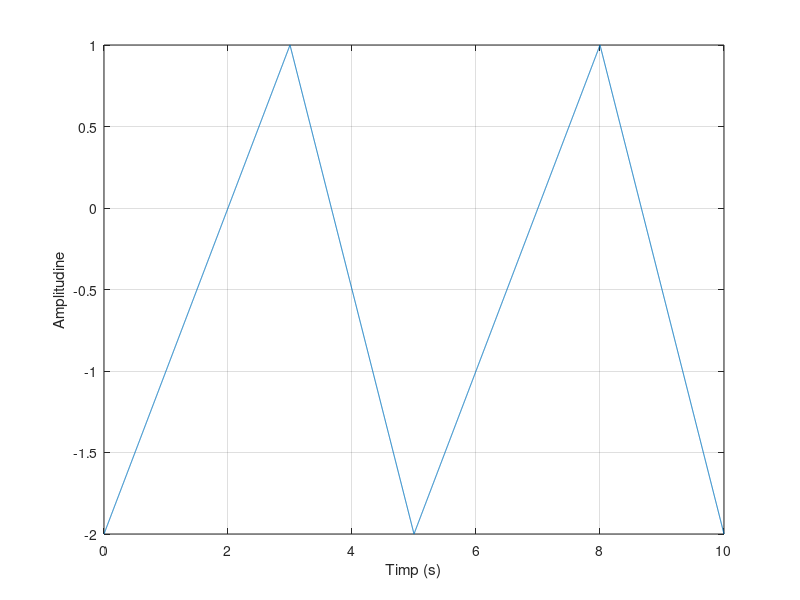
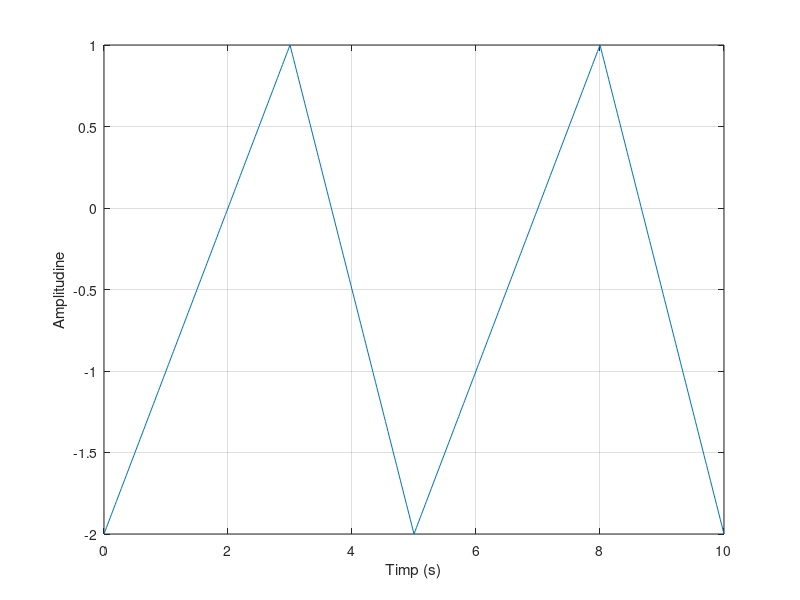
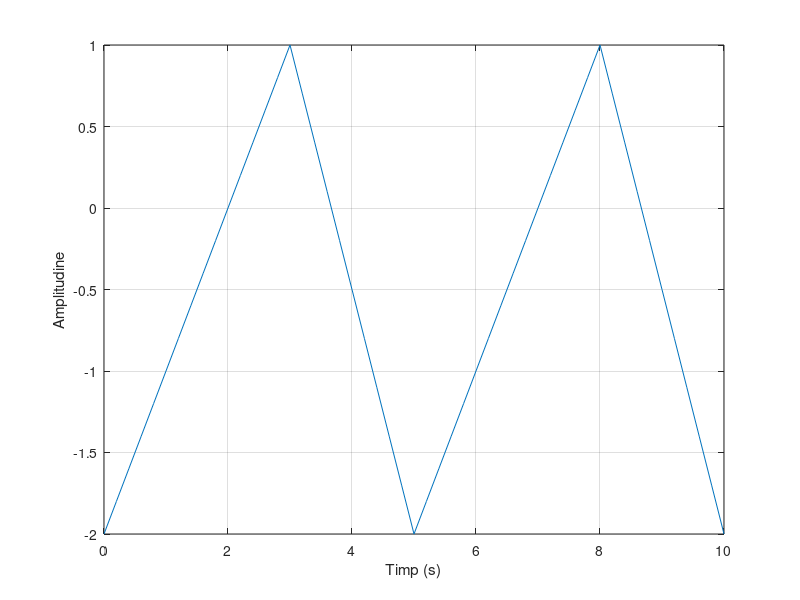

These figures' MATLAB source, in order:
F = 0.2; %perioada in secunde^-1 sau Hz
A = 1.5; %amplitudinea (valoarea maxima si minima)
OFFSET= -0.5;%deplasarea pe verticala a semnalului
t = 0:0.002:10; %timpul 
semn_tr = OFFSET + A*sawtooth(2*pi*F.*t,0.6);%generarea propriuzisa
figure(1) %rezolutie de 2ms
plot(t, semn_tr),xlabel('Timp (s)'),ylabel('Amplitudine') ,grid;

F = 0.2; %perioada in secunde^-1 sau Hz
A = 1.5; %amplitudinea (valoarea maxima si minima)
OFFSET= -0.5;%deplasarea pe verticala a semnalului
t = 0:0.02:10; %timpul 
semn_tr = OFFSET + A*sawtooth(2*pi*F.*t,0.6);%generarea propriuzisa
figure(2); %rezolutie de 2ms
plot(t, semn_tr),xlabel('Timp (s)'),ylabel('Amplitudine') ,grid;

F = 0.2; %perioada in secunde^-1 sau Hz
A = 1.5; %amplitudinea (valoarea maxima si minima)
OFFSET= -0.5;%deplasarea pe verticala a semnalului
t = 0:0.2:10; %timpul 
semn_tr = OFFSET + A*sawtooth(2*pi*F.*t,0.6);%generarea propriuzisa
figure(3) %rezolutie de 2ms
plot(t, semn_tr),xlabel('Timp (s)'),ylabel('Amplitudine') ,grid;